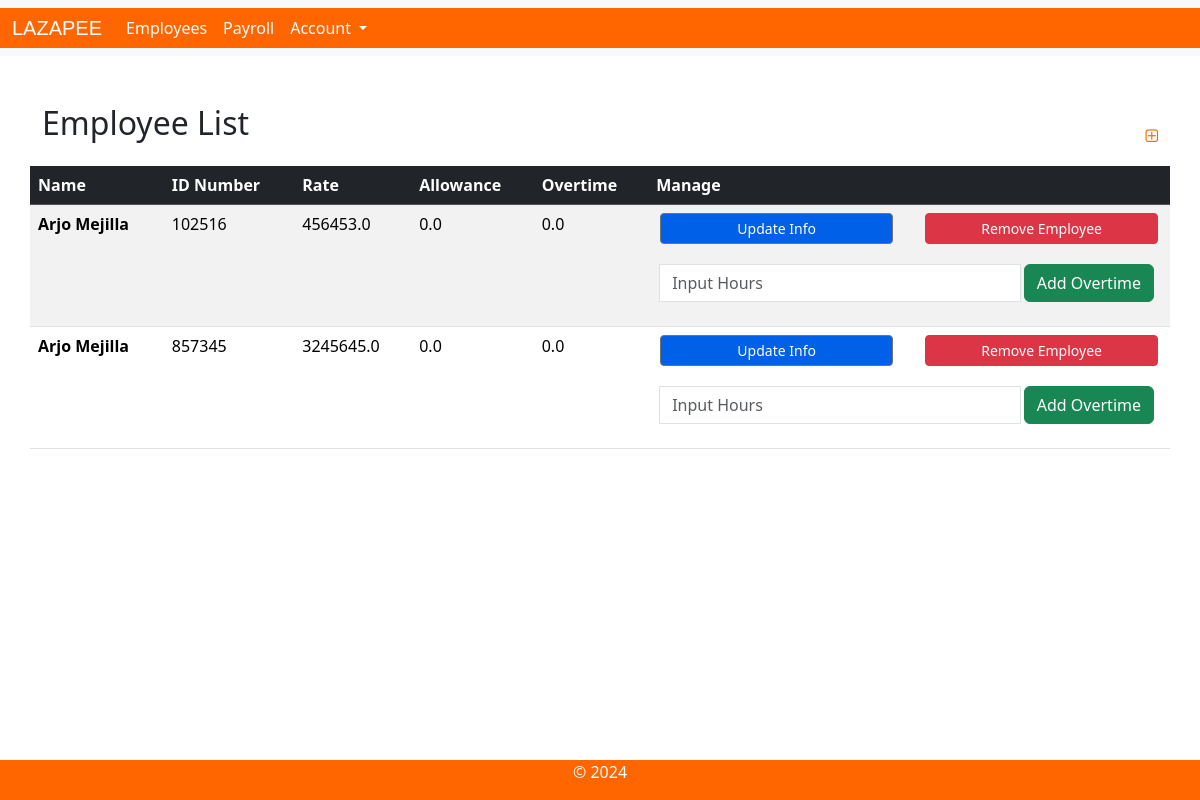
/employeelist/, run on the app's committed database.
### payroll_app/models.py (models this page shows, shortened)
class Employee(models.Model):
    name = models.CharField(max_length = 300)
    id_number = models.CharField(max_length = 300)
    rate = models.FloatField(null=0)
    overtime_pay = models.FloatField(null=0)
    allowance = models.FloatField(null=0)
    objects = models.Manager()

### payroll_app/views.py (the view)
# urls.py: path('employeelist/', views.EmployeeList, name='employeelist'),
def EmployeeList(request):
    employees = Employee.objects.all()
    return render(request, 'LazapeeApp/employeelist.html', {'employees': employees})

### payroll_app/templates/LazapeeApp/employeelist.html (shortened to what this page needs)
{% extends 'LazapeeApp/navbar.html' %}
{% load static %}
{% block content %}
<body>
    <div class="container mt-5">
        <div class="row">
            <div class="col-md-10">
                <h2 class="mb-4">Employee List</h2>
            </div>
            <div class="col mt-4 d-flex justify-content-end">
                <a href="{% url 'add_employees' %}" aria-label="add_employees" style="color: inherit; text-decoration: none;">
                    <i class="fa fa-plus-square-o" aria-hidden="true" style="color: #FF6600;"></i>
                </a>
            </div>
        </div>
        <div class="row pb-xxl-5 ">
            <table class="table table-striped table-hover ">
                <thead class="table-dark">
                    <tr>
                    <th scope="col">Name</th>
                    <th scope="col">ID Number</th>
                    <th scope="col">Rate</th>
                    <th scope="col">Allowance</th>
                    <th scope="col">Overtime</th>
                    <th scope="col">Manage</th>
                    </tr>
                </thead>
                <tbody>
                    {% for employee in employees %}
                    <tr>
                    <th scope="row">{{ employee.name }}</th>
                    <td>{{ employee.id_number }}</a></td>
                    <td>{{ employee.rate }}</td>
                    <td>{{ employee.allowance }}</td>
                    <td>{{ employee.overtime_pay }}</td>
                    <td>
                        <div class="row">
                            <div class="col mx-1">
                                <a href="{% url 'update_employee' pk=employee.pk %}" class="btn btn-sm btn-secondary " type="button" style="width: 100% ; background-color: #0060e7;">
                                    Update Info
                                </a>
                            </div>
                            <div class="col mx-1">
                                <form method="POST" action="{% url 'Delete_employee' pk=employee.pk %}">
                                <button type="delete" value="delete" class="btn btn-danger btn-sm btn-secondary" style="width: 100%">
                                    Remove Employee
                                </button>
                            </form>
                            </div>
                        </div>
                        <div class="col-sm mx-1">
                            <form method="POST" action="{% url 'Overtime' pk=employee.pk %}">
                                <div class="input-group mt-1 mb-1 ">
                                    <input type="float" class="form-control" id="overtime_hours" name="overtime_hours" placeholder="Input Hours">
                                    <div class="input-group-append">
                                        <button type="submit" class="btn btn-success mx-1">Add Overtime</button>
                                    </div>
                                </div>
                            </form>
                        </div>
                    </td>
                    </tr>
                    {% endfor %}
                </tbody>
                </table>
        </div>
    </div>
</body>
{% endblock %}

### data on the page
Employee: name "Arjo Mejilla", id_number "102516", rate "456453.0", allowance "0.0", overtime_pay "0.0"
Employee: name "Arjo Mejilla", id_number "857345", rate "3245645.0", allowance "0.0", overtime_pay "0.0"
